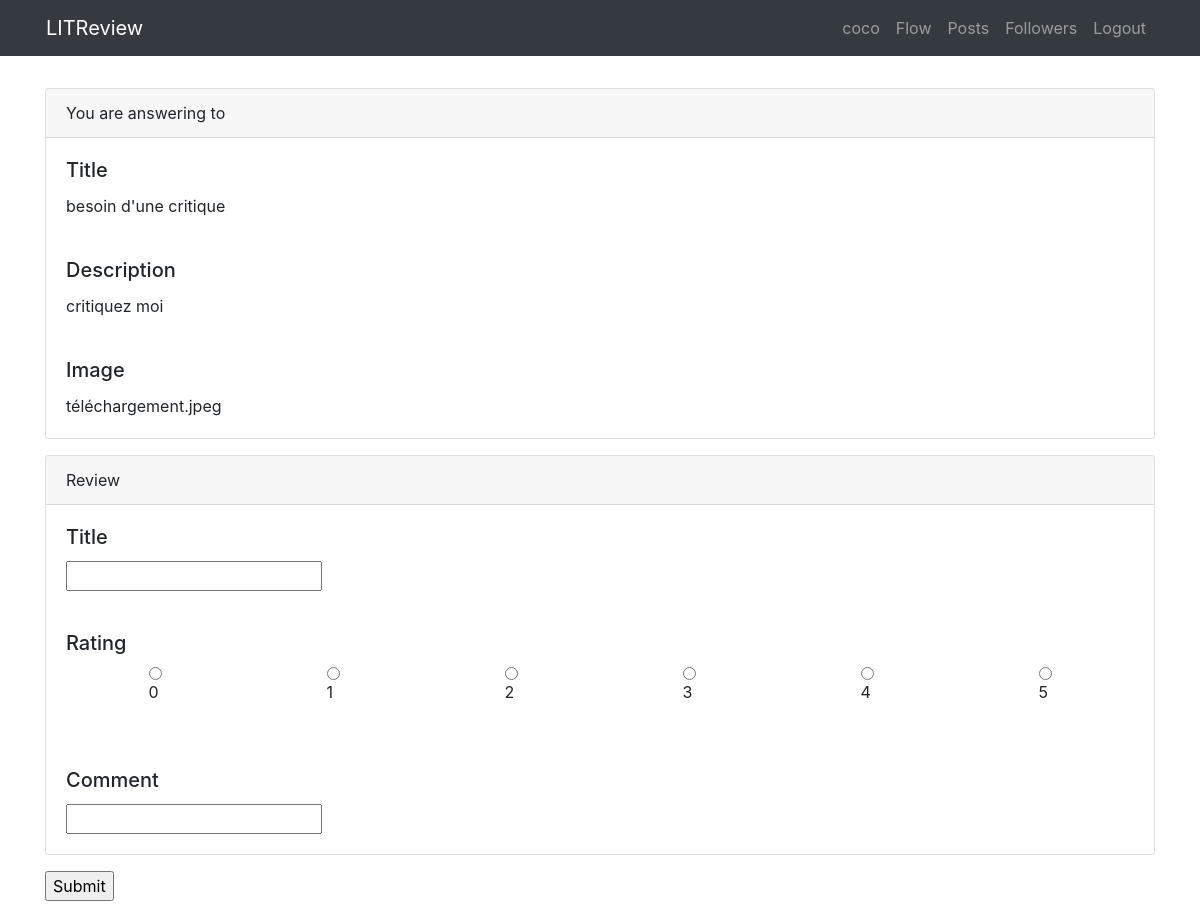
Page /reviews/review/response/16 (signed in) on the committed database.
### reviews/models.py (models this page shows, shortened)
class Ticket(models.Model):
    title = models.CharField(max_length=128)
    description = models.TextField(max_length=2048, blank=True)
    user = models.ForeignKey(to=settings.AUTH_USER_MODEL, on_delete=models.CASCADE)
    image = models.ImageField(null=True, blank=True)
    time_created = models.DateTimeField(auto_now_add=True)

### reviews/views.py (the view, shortened to what this page needs)
# urls.py: path('review/response/<int:pk>', ReviewFromPostCreateView.as_view(), name='review_create_from_ticket'),
class ReviewFromPostCreateView(LoginRequiredMixin, CreateView):
    form_class = ReviewForm
    template_name = "create_review_from_ticket.html"
    success_url = reverse_lazy("review_list")
    def get_context_data(self, **kwargs):
        context = super(ReviewFromPostCreateView, self).get_context_data(**kwargs)
        context["ticket"] = Ticket.objects.get(id=self.kwargs['pk'])
        return context

### reviews/forms.py
class ReviewForm(ModelForm):
    class Meta:
        model = Review
        fields = ("rating", "headline", "body",)
        widgets = {"rating": RadioSelect(choices=[(0, "0"), (1, "1"), (2, "2"), (3, "3"), (4, "4"), (5, "5")],
                                         attrs={"class": "list-unstyled d-flex flex-row justify-content-around"})}

### reviews/templates/create_review_from_ticket.html (shortened to what this page needs)
{% extends 'base.html' %}
{% block content %}
<div class="container my-3">
    <div class="row">
        <div class="col">
            <form method="POST">
                <div class="card my-3">
                    <div class="card-header">
                        You are answering to
                    </div>
                    <div class="card-body">
                        <h5 class="card-title">Title</h5>
                        {{ ticket.title }}
                    </div>
                    <div class="card-body">
                        <h5 class="card-title">Description</h5>
                        {{ ticket.description }}
                    </div>
                    <div class="card-body">
                        <h5 class="card-title">Image</h5>
                        {{ ticket.image }}
                    </div>
                </div>
                <div class="card my-3">
                    <div class="card-header">
                        Review
                    </div>
                    <div class="card-body">
                        <h5 class="card-title">Title</h5>
                        {{ form.headline }}
                    </div>
                    <div class="card-body">
                        <h5 class="card-title">Rating</h5>
                        {{ form.rating }}
                    </div>
                    <div class="card-body">
                        <h5 class="card-title">Comment</h5>
                        {{ form.body }}
                    </div>
                </div>
                <input type="submit">
            </form>
        </div>
    </div>
</div>
{% endblock %}

### reviews/templates/base.html (shortened to what this page needs)
<!DOCTYPE html>
<html lang="en">
<head>
    <link
            rel="stylesheet"
            href="https://stackpath.bootstrapcdn.com/bootstrap/4.4.1/css/bootstrap.min.css"
    />
</head>
<body>
<div class="bg-dark">
    <div class="container">
        <div class="row">
            <nav class="col navbar navbar-expand-lg navbar-dark">
                <a class="navbar-brand mx-auto">LITReview</a>
                {% if user.is_authenticated %}
                    <div id="navbarContent" class="collapse navbar-collapse">
                        <ul class="navbar-nav ml-auto">
                            <li class="nav-item">
                                <a class="nav-link">{{ user.username }}</a>
                            </li>
                            <li class="nav-item">
                                <a class="nav-link" href="{% url 'review_list' %}">Flow</a>
                            </li>
                            <li class="nav-item">
                                <a class="nav-link" href="{% url 'posts' %}">Posts</a>
                            </li>
                            <li class="nav-item">
                                <a class="nav-link" href="{% url 'follower' %}">Followers</a>
                            </li>
                            <li class="nav-item">
                                <a class="nav-link" href="{% url 'logout' %}?next={% url 'login' %}">Logout</a>
                            </li>
                        </ul>
                    </div>
                {% endif %}
            </nav>
        </div>
    </div>
</div>
{% block content %}{% endblock %}
</body>
</html>

### rows in the picture
Ticket: title "besoin d'une critique", description "critiquez moi", image "téléchargement.jpeg"

### other values in the picture
{{ user.username }} "coco"
